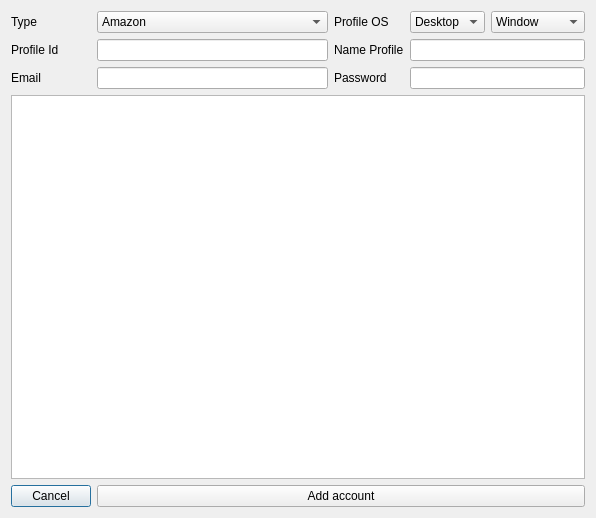
<?xml version="1.0" encoding="UTF-8"?>
<ui version="4.0">
 <class>Dialog</class>
 <widget class="QDialog" name="Dialog">
  <property name="geometry">
   <rect>
    <x>0</x>
    <y>0</y>
    <width>596</width>
    <height>518</height>
   </rect>
  </property>
  <property name="windowTitle">
   <string>Dialog</string>
  </property>
  <layout class="QGridLayout" name="gridLayout">
   <item row="0" column="4">
    <widget class="QComboBox" name="comboBoxAddaccountsOS">
     <item>
      <property name="text">
       <string>Window</string>
      </property>
     </item>
     <item>
      <property name="text">
       <string>Mac OS X</string>
      </property>
     </item>
     <item>
      <property name="text">
       <string>Linux</string>
      </property>
     </item>
     <item>
      <property name="text">
       <string>Chrome OS</string>
      </property>
     </item>
    </widget>
   </item>
   <item row="0" column="2">
    <widget class="QLabel" name="label_6">
     <property name="text">
      <string>Profile OS</string>
     </property>
    </widget>
   </item>
   <item row="0" column="0">
    <widget class="QLabel" name="label_4">
     <property name="text">
      <string>Type</string>
     </property>
    </widget>
   </item>
   <item row="4" column="1">
    <widget class="QLineEdit" name="lineEditAddEmail"/>
   </item>
   <item row="1" column="0">
    <widget class="QLabel" name="label_5">
     <property name="text">
      <string>Profile Id</string>
     </property>
    </widget>
   </item>
   <item row="1" column="2">
    <widget class="QLabel" name="label_3">
     <property name="text">
      <string>Name Profile</string>
     </property>
    </widget>
   </item>
   <item row="4" column="2">
    <widget class="QLabel" name="label_2">
     <property name="text">
      <string>Password</string>
     </property>
    </widget>
   </item>
   <item row="1" column="1">
    <widget class="QLineEdit" name="lineEditAddAccountProfileId"/>
   </item>
   <item row="5" column="0" colspan="5">
    <widget class="QPlainTextEdit" name="plainTextEditAddBulkAccounts"/>
   </item>
   <item row="4" column="0">
    <widget class="QLabel" name="label">
     <property name="text">
      <string>Email</string>
     </property>
    </widget>
   </item>
   <item row="0" column="1">
    <widget class="QComboBox" name="comboBoxAddType">
     <item>
      <property name="text">
       <string>Amazon</string>
      </property>
     </item>
     <item>
      <property name="text">
       <string>Ebay</string>
      </property>
     </item>
     <item>
      <property name="text">
       <string>Etzy</string>
      </property>
     </item>
    </widget>
   </item>
   <item row="0" column="3">
    <widget class="QComboBox" name="comboBoxAddAccountDevices">
     <item>
      <property name="text">
       <string>Desktop</string>
      </property>
     </item>
     <item>
      <property name="text">
       <string>iPhone</string>
      </property>
     </item>
     <item>
      <property name="text">
       <string>Android</string>
      </property>
     </item>
    </widget>
   </item>
   <item row="1" column="3" colspan="2">
    <widget class="QLineEdit" name="lineEditAddNameProfile"/>
   </item>
   <item row="4" column="3" colspan="2">
    <widget class="QLineEdit" name="lineEditAddPassword"/>
   </item>
   <item row="6" column="0">
    <widget class="QPushButton" name="pushButtoncancel">
     <property name="text">
      <string>Cancel</string>
     </property>
    </widget>
   </item>
   <item row="6" column="1" colspan="4">
    <widget class="QPushButton" name="pushButtonAddaccount">
     <property name="text">
      <string>Add account</string>
     </property>
    </widget>
   </item>
  </layout>
 </widget>
 <resources/>
 <connections/>
</ui>
